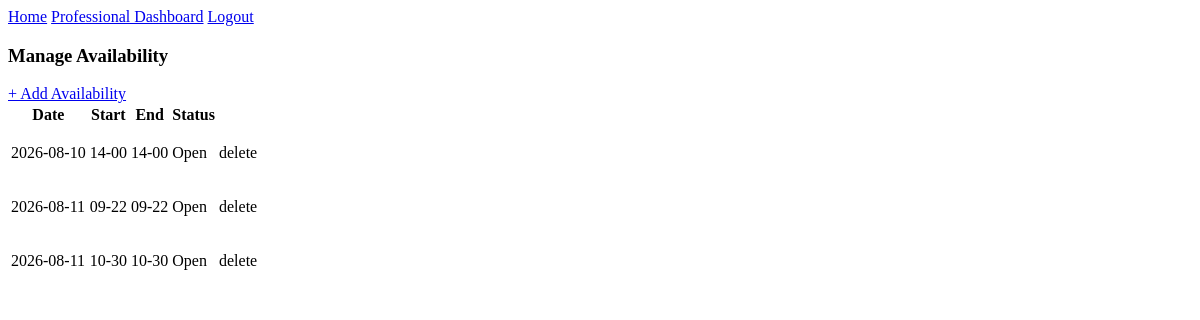
The page /professional/availability (signed in) on the database as committed earlier.
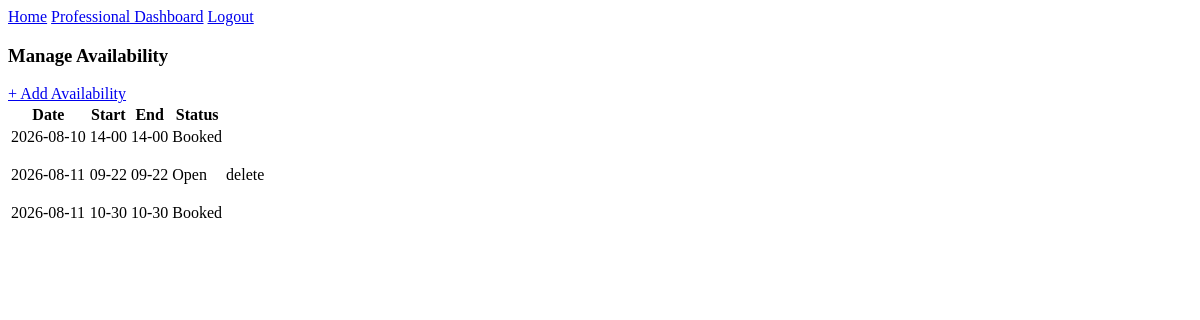
The same page on the database as committed later.
### bp_app/models.py (models this page shows, shortened)
class Availability(db.Model):
    __tablename__ = "availability"
    id = db.Column(db.Integer, primary_key = True)
    start_time = db.Column(db.DateTime, nullable = False)
    end_time = db.Column(db.DateTime, nullable = False)
    is_booked = db.Column(db.Boolean, nullable = False, default = False)
    professional_id = db.Column(
        db.Integer,
        db.ForeignKey("professional.id"),
        nullable = False
    )
    professional = db.relationship(
        "Professional",
        back_populates = "availabilities"
    )
    appointment = db.relationship("Appointment", back_populates="availability", uselist=False)

### bp_app/professional_routes.py (the view)
@professional.route("/professional/availability")
@login_required
def manage_availability():
    if not isinstance(current_user, Professional):
        flash("This page is for professionals only.", "error")
        return redirect(url_for('main.home'))
    slots = (
        Availability.query
        .filter_by(professional_id=current_user.id)
        .order_by(Availability.start_time)
        .all()
    )
    return render_template("professional/manage_availability.html", slots=slots)

### bp_app/app.py (called while the page is built)
@login_manager.user_loader
def load_user(user_id):
    try:
        user_type, record_id = user_id.split(":", 1)
        model = {"Patient": Patient, "Professional": Professional}.get(user_type)
        return db.session.get(model, int(record_id)) if model else None
    except (AttributeError, TypeError, ValueError):
        return None

### bp_app/templates/professional/manage_availability.html (shortened to what this page needs)
{% extends "professional/dashboard.html" %}
{% block content %}
    <h3>Manage Availability</h3>
    <a href="{{ url_for('professional.add_availability') }}">+ Add Availability</a>
    {% if slots %}
    <table>
        <tr>
            <th>Date</th>
            <th>Start</th>
            <th>End</th>
            <th>Status</th>
            <th></th>
        </tr>
        {% for slot in slots %}
        <tr>
            <td>{{ slot.start_time.strftime("%Y-%m-%d") }}</td>
            <td>{{ slot.start_time.strftime("%H-%M") }}</td>
            <td>{{ slot.start_time.strftime("%H-%M") }}</td>
            <td>{{ "Booked" if slot.appointment else "Open" }}</td>
            <td>
                {% if not slot.appointment %}
                   <p>delete</p>
                {% endif %}
            </td>
        </tr>
    {% endfor %}
    </table>
    {% else %}
        <p>You haven't added any availabiity yet.</p>
    {% endif %}
{% endblock %}

Rows that differ between the two databases and show on the page:
changed Availability (number 1 of 3 on the later page): appointment "Open" → "Booked"; no longer shows "delete"
changed Availability (number 3 of 3 on the later page): appointment "Open" → "Booked"; no longer shows "delete"
